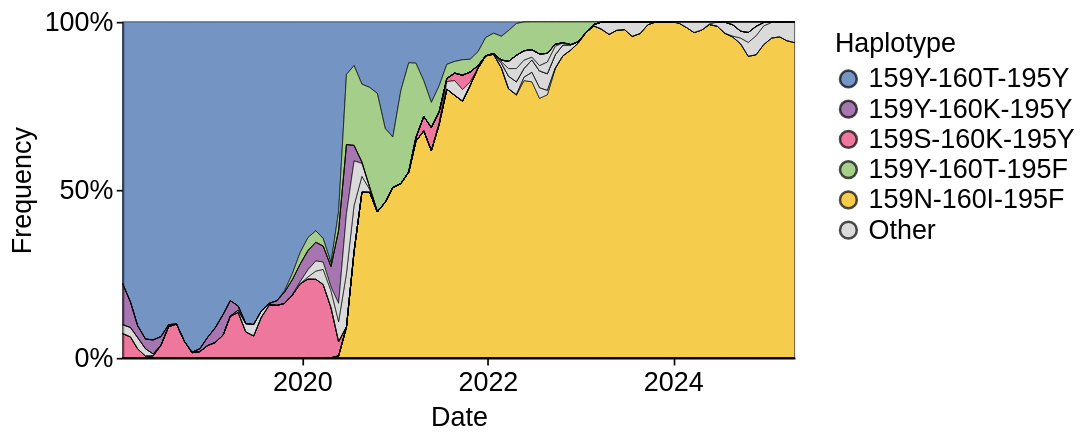

Source (notebook cell):
### Code cell
haplos = ['159Y-160T-195Y', '159Y-160K-195Y', '159S-160K-195Y', '159Y-160T-195F', '159N-160I-195F', 'Other']
colors = ['#3969AC', '#7F3C8D', '#E73F74', '#80BA5A', '#F2B701', '#CBCACB']

alt.Chart(df.query('date > 2018')).mark_area(stroke='black', strokeWidth=0.5, opacity=0.7).encode(
    x=alt.X("date:T", title="Date"),
    y=alt.Y("frequency:Q", title="Frequency").stack("normalize"),
    color=alt.Color(
        "background:N", 
        scale=alt.Scale(range=colors, domain=haplos), 
        legend=alt.Legend(title="Haplotype")
    ),
    order=alt.Order("haplotype:N"),
    tooltip=['date', 'haplotype', 'background', 'frequency']
).properties(
    width=400,
    height=200,
)

### Figure 1 — Vega-Lite specification as saved in the notebook (floating-point values rounded to 4 significant figures; data arrays with more than 128 entries replaced by an {"elided": "..."} marker saying what was removed)
{"config": {"background": "white", "title": {"fontSize": 20, "fontWeight": "normal", "font": "Helvetica", "anchor": "start", "color": "#000000", "orient": "top", "offset": 5, "subtitleColor": "gray", "subtitleFont": "Helvetica", "subtitleFontWeight": "normal", "subtitleFontSize": 18, "subtitlePadding": 2}, "axis": {"domain": true, "domainColor": "black", "domainWidth": 1, "grid": false, "gridColor": "#DEDDDD", "gridWidth": 0.5, "labelFont": "Helvetica", "labelFontSize": 16, "labelFlush": false, "labelFontWeight": "normal", "labelPadding": 2, "tickColor": "black", "tickSize": 4, "tickCount": 3, "tickWidth": 1, "titleFont": "Helvetica", "titleAlign": "center", "titleFontWeight": "normal", "titleFontSize": 16, "titlePadding": 5}, "legend": {"labelFont": "Helvetica", "labelFontSize": 16, "symbolSize": 100, "titleFont": "Helvetica", "titleFontSize": 16, "titleFontWeight": "normal", "padding": 5, "titleLimit": 200, "gradientLength": 100}, "range": {"category": ["#4e79a7", "#f28e2c", "#e15759", "#76b7b2", "#59a14f", "#edc949", "#af7aa1", "#ff9da7", "#9c755f", "#bab0ab"], "diverging": ["#c7e9b4", "#7fcdbb", "#41b6c4", "#1d91c0", "#225ea8", "#253494"]}, "view": {"stroke": "white", "strokeWidth": 0}, "text": {"font": "Helvetica", "fontSize": 16}}, "data": {"name": "data-9d1c414ca5ba7fdb71910b6442452abf"}, "mark": {"type": "area", "opacity": 0.7, "stroke": "black", "strokeWidth": 0.5}, "encoding": {"color": {"field": "background", "legend": {"title": "Haplotype"}, "scale": {"domain": ["159Y-160T-195Y", "159Y-160K-195Y", "159S-160K-195Y", "159Y-160T-195F", "159N-160I-195F", "Other"], "range": ["#3969AC", "#7F3C8D", "#E73F74", "#80BA5A", "#F2B701", "#CBCACB"]}, "type": "nominal"}, "order": {"field": "haplotype", "type": "nominal"}, "tooltip": [{"field": "date", "type": "temporal"}, {"field": "haplotype", "type": "nominal"}, {"field": "background", "type": "nominal"}, {"field": "frequency", "type": "quantitative"}], "x": {"field": "date", "title": "Date", "type": "temporal"}, "y": {"field": "frequency", "stack": "normalize", "title": "Frequency", "type": "quantitative"}}, "height": 200, "width": 400, "$schema": "https://vega.github.io/schema/vega-lite/v5.16.3.json", "datasets": {"data-9d1c414ca5ba7fdb71910b6442452abf": {"elided": "1584 records"}}}
